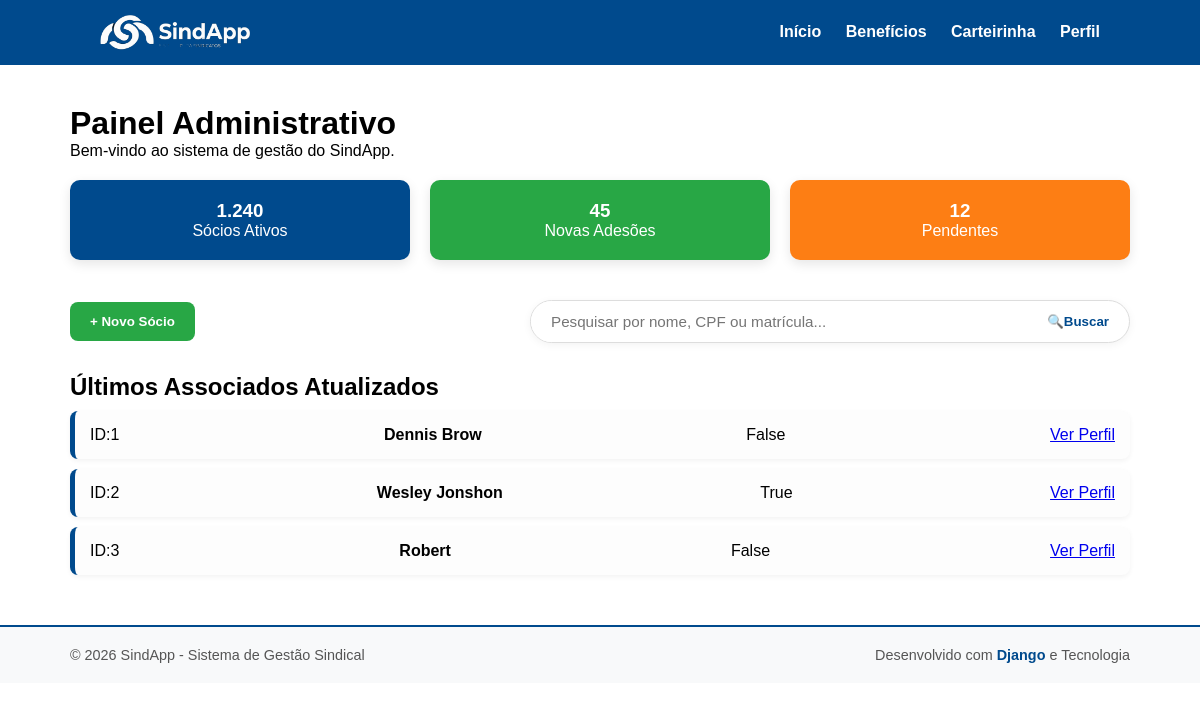
Before: / with the older database file.
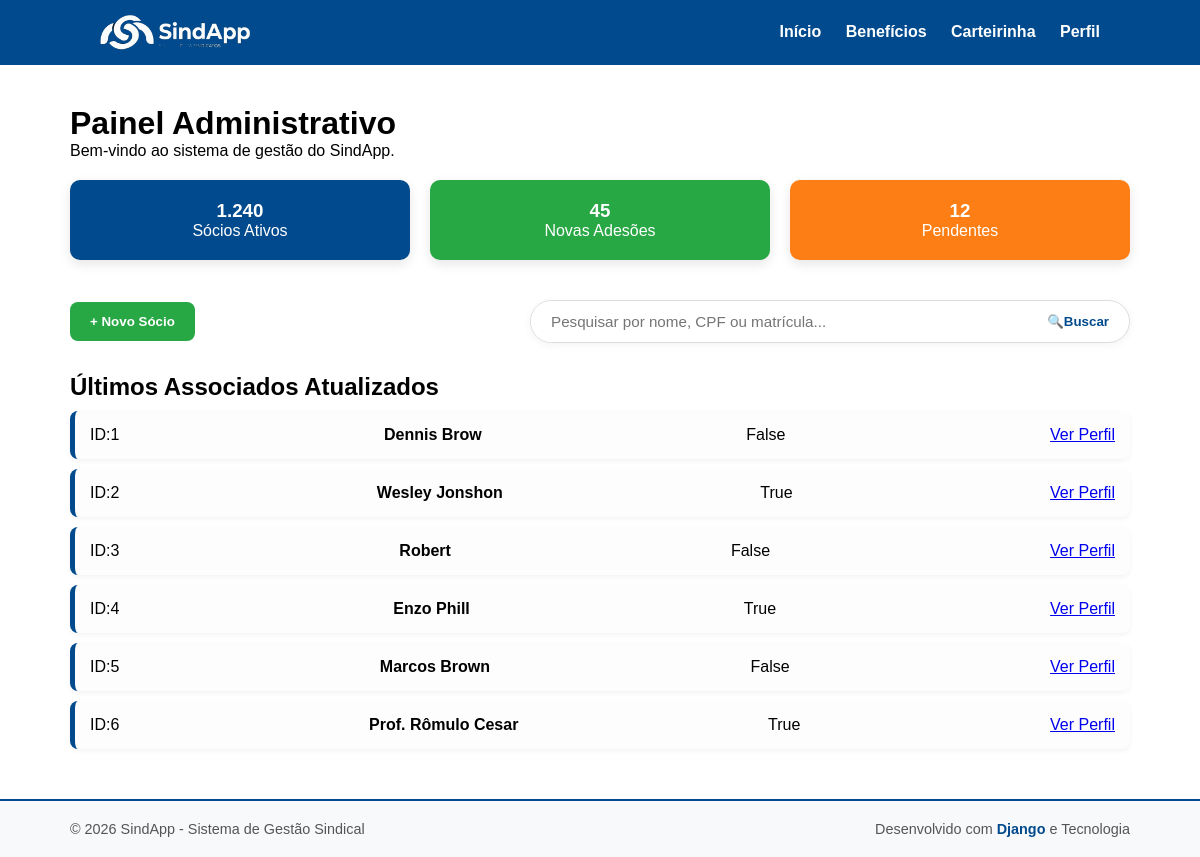
After: the same page with the newer database file.
### associado/models.py (models this page shows, shortened)
class Associado(models.Model):
    nome = models.CharField(max_length=100, null=False, blank=False)
    ativo = models.BooleanField(default=True, null=False, blank=False)

### associado/views.py (the view)
# urls.py: path('',index,name='index'),
def index(request):
    associados = Associado.objects.all()
    return render(request, 'associado/index.html', {'lista_associados': associados})

### templates/associado/index.html
{% extends 'associado/base.html' %}
{% block content %}
   <main class="container-dashboard">
     <header class="header-interna">
        <h1>Painel Administrativo</h1>
        <p>Bem-vindo ao sistema de gestão do SindApp.</p>
     </header>
     <div class="cards-grid">
        <div class="card-status azul">
            <h3>1.240</h3>
            <p>Sócios Ativos</p>
        </div>
        <div class="card-status verde">
            <h3>45</h3>
            <p>Novas Adesões</p>
        </div>
        <div class="card-status laranja">
            <h3>12</h3>
            <p>Pendentes</p>
        </div>
     </div>
     <div class="acoes-dashboard">
        <button class="btn-novo">+ Novo Sócio</button>
        <div class="busca-container-direita">
           {% include 'associado/partials/_busca.html' %}
        </div>
     </div>
     <section class="tabela-socios">
        <h2>Últimos Associados Atualizados</h2>
        {% for associado in lista_associados %}
            <div class="linha-socio">
                  <span>ID:{{associado.id}}</span>
                  <strong>{{associado.nome}}</strong>
                  <span class="badge ativo">{{associado.ativo}}</span>
                  <a href="{% url 'perfil' %}" class="btn-link">Ver Perfil</a>
            </div>
        {% endfor %}
     </section>
   </main>
{% endblock %}

### templates/associado/base.html (shortened to what this page needs)
{% load static %}
<!DOCTYPE html>
<html lang="pt-br">
<head>
    <link rel="stylesheet" href="{% static 'css/style.css' %}">
</head>
<body>
   {% include 'associado/partials/_menu.html' %}
    <main>
        {% block content %}
        {% endblock %}
    </main>
    {% include 'associado/partials/_footer.html' %}
</body>
</html>

### templates/associado/partials/_menu.html
{% load static %}
<header class="topo-principal">
    <div class="container">
        <img src="{% static 'assets/logo_preto_branco.png' %}" alt="Logo SindApp" width="15%">
        <nav class="menu">
            <a href="{% url 'index' %}">Início</a>
            <a href="{% url 'beneficios' %}">Benefícios</a>
            <a href="{% url 'carteirinha' %}">Carteirinha</a>
            <a href="{% url 'perfil' %}">Perfil</a>
        </nav>
    </div>
</header>

### templates/associado/partials/_busca.html
{% load static %}
<section class="container-busca">
    <div class="busca-wrapper">
        <input type="text" placeholder="Pesquisar por nome, CPF ou matrícula..." class="input-busca">
        <button type="submit" class="btn-busca">
            <span>🔍</span> Buscar
        </button>
    </div>
</section>

### templates/associado/partials/_footer.html
{% load static %}
<footer class="rodape-principal">
    <div class="container-rodape">
        <p>© 2026 SindApp - Sistema de Gestão Sindical</p>
        <p>Desenvolvido com <strong>Django</strong> e Tecnologia</p>
    </div>
</footer>

### setup/static/css/style.css (style rules this page uses)
* { margin: 0; padding: 0; box-sizing: border-box; font-family: Arial, sans-serif; }
.topo-principal { background-color: #004a8d; padding: 15px 0; color: white; }
.container { max-width: 1000px; margin: 0 auto; display: flex; justify-content: space-between; align-items: center; }
.menu a { color: white; text-decoration: none; margin-left: 20px; font-weight: bold; }
.rodape-principal { background-color: #f8f9fa; border-top: 2px solid #004a8d; padding: 20px 0; margin-top: 50px; color: #555; font-size: 0.9rem; }
.container-rodape { max-width: 1100px; margin: 0 auto; display: flex; justify-content: space-between; align-items: center; padding: 0 20px; }
.container-rodape strong { color: #004a8d; }
.container-dashboard { max-width: 1100px; margin: 40px auto; padding: 0 20px; }
.cards-grid { display: flex; gap: 20px; margin: 20px 0 40px 0; }
.card-status { flex: 1; padding: 20px; border-radius: 10px; color: white; text-align: center; box-shadow: 0 4px 12px rgba(0,0,0,0.1); }
.azul { background-color: #004a8d; }
.verde { background-color: #28a745; }
.laranja { background-color: #fd7e14; }
.linha-socio { background: #fdfdfd; padding: 15px; border-radius: 8px; border-left: 5px solid #004a8d; display: flex; justify-content: space-between; align-items: center; margin-top: 10px; box-shadow: 0 2px 5px rgba(0,0,0,0.05); }
.acoes-dashboard { display: flex; justify-content: space-between; align-items: center; margin-bottom: 30px; gap: 20px; }
.busca-container-direita { flex: 1; max-width: 600px; }
.busca-wrapper { display: flex; border: 1px solid #ddd; border-radius: 30px; overflow: hidden; background: white; box-shadow: 0 2px 8px rgba(0,0,0,0.05); transition: all 0.3s ease; }
.input-busca { flex: 1; border: none; padding: 12px 20px; outline: none; font-size: 0.95rem; }
.btn-busca { background-color: transparent; color: #004a8d; border: none; padding-right: 20px; padding-left: 10px; cursor: pointer; font-weight: bold; display: flex; align-items: center; transition: transform 0.2s; }
.btn-novo { background-color: #28a745; color: white; border: none; padding: 12px 20px; border-radius: 8px; font-weight: bold; cursor: pointer; white-space: nowrap; }

Changed rows visible on the page:
added Associado: id "4", nome "Enzo Phill", ativo "True"
added Associado: id "5", nome "Marcos Brown", ativo "False"
added Associado: id "6", nome "Prof. Rômulo Cesar", ativo "True"
